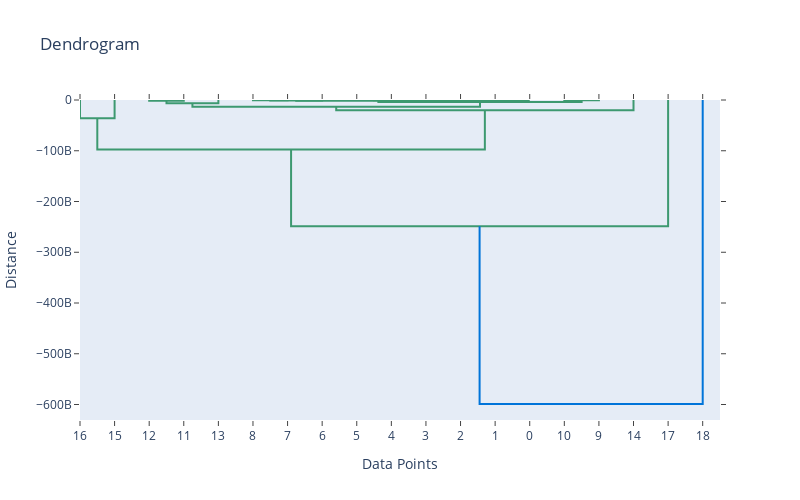

Here is the notebook cell this chart was saved with:
### Code cell
from scipy.cluster.hierarchy import dendrogram, linkage
from plotly.offline import iplot
import plotly.figure_factory as ff

Z = linkage(features, method='ward')
dendrogram = ff.create_dendrogram(Z, orientation='top')
dendrogram['layout'].update({'width': 800, 'height': 500, 'title': 'Dendrogram'})
dendrogram['layout']['xaxis'].update({'title': 'Data Points'})
dendrogram['layout']['yaxis'].update({'title': 'Distance'})

iplot(dendrogram)

### Figure 1 — Plotly figure (JSON) as saved in the notebook; plotly's stock layout.template omitted (floating-point values rounded to 4 significant figures)
{"data": [{"hoverinfo": "text", "marker": {"color": "rgb(61,153,112)"}, "mode": "lines", "type": "scatter", "x": [-35, -35, -45, -45], "xaxis": "x", "y": [0, -653600000.0, -653600000.0, 0], "yaxis": "y"}, {"hoverinfo": "text", "marker": {"color": "rgb(61,153,112)"}, "mode": "lines", "type": "scatter", "x": [-55, -55, -65, -65], "xaxis": "x", "y": [0, -151300000.0, -151300000.0, 0], "yaxis": "y"}, {"hoverinfo": "text", "marker": {"color": "rgb(61,153,112)"}, "mode": "lines", "type": "scatter", "x": [-75, -75, -85, -85], "xaxis": "x", "y": [0, -67230000.0, -67230000.0, 0], "yaxis": "y"}, {"hoverinfo": "text", "marker": {"color": "rgb(61,153,112)"}, "mode": "lines", "type": "scatter", "x": [-95, -95, -105, -105], "xaxis": "x", "y": [0, -99710000.0, -99710000.0, 0], "yaxis": "y"}, {"hoverinfo": "text", "marker": {"color": "rgb(61,153,112)"}, "mode": "lines", "type": "scatter", "x": [-80, -80, -100, -100], "xaxis": "x", "y": [-67230000.0, -261500000.0, -261500000.0, -99710000.0], "yaxis": "y"}, {"hoverinfo": "text", "marker": {"color": "rgb(61,153,112)"}, "mode": "lines", "type": "scatter", "x": [-60, -60, -90, -90], "xaxis": "x", "y": [-151300000.0, -528000000.0, -528000000.0, -261500000.0], "yaxis": "y"}, {"hoverinfo": "text", "marker": {"color": "rgb(61,153,112)"}, "mode": "lines", "type": "scatter", "x": [-125, -125, -135, -135], "xaxis": "x", "y": [0, -352800000.0, -352800000.0, 0], "yaxis": "y"}, {"hoverinfo": "text", "marker": {"color": "rgb(61,153,112)"}, "mode": "lines", "type": "scatter", "x": [-115, -115, -130, -130], "xaxis": "x", "y": [0, -745500000.0, -745500000.0, -352800000.0], "yaxis": "y"}, {"hoverinfo": "text", "marker": {"color": "rgb(61,153,112)"}, "mode": "lines", "type": "scatter", "x": [-75, -75, -122.5, -122.5], "xaxis": "x", "y": [-528000000.0, -1689000000.0, -1689000000.0, -745500000.0], "yaxis": "y"}, {"hoverinfo": "text", "marker": {"color": "rgb(61,153,112)"}, "mode": "lines", "type": "scatter", "x": [-40, -40, -98.75, -98.75], "xaxis": "x", "y": [-653600000.0, -4180000000.0, -4180000000.0, -1689000000.0], "yaxis": "y"}, {"hoverinfo": "text", "marker": {"color": "rgb(61,153,112)"}, "mode": "lines", "type": "scatter", "x": [-155, -155, -165, -165], "xaxis": "x", "y": [0, -1328000000.0, -1328000000.0, 0], "yaxis": "y"}, {"hoverinfo": "text", "marker": {"color": "rgb(61,153,112)"}, "mode": "lines", "type": "scatter", "x": [-145, -145, -160, -160], "xaxis": "x", "y": [0, -6645000000.0, -6645000000.0, -1328000000.0], "yaxis": "y"}, {"hoverinfo": "text", "marker": {"color": "rgb(61,153,112)"}, "mode": "lines", "type": "scatter", "x": [-69.38, -69.38, -152.5, -152.5], "xaxis": "x", "y": [-4180000000.0, -13090000000.0, -13090000000.0, -6645000000.0], "yaxis": "y"}, {"hoverinfo": "text", "marker": {"color": "rgb(61,153,112)"}, "mode": "lines", "type": "scatter", "x": [-25, -25, -110.9, -110.9], "xaxis": "x", "y": [0, -19990000000.0, -19990000000.0, -13090000000.0], "yaxis": "y"}, {"hoverinfo": "text", "marker": {"color": "rgb(61,153,112)"}, "mode": "lines", "type": "scatter", "x": [-175, -175, -185, -185], "xaxis": "x", "y": [0, -36020000000.0, -36020000000.0, 0], "yaxis": "y"}, {"hoverinfo": "text", "marker": {"color": "rgb(61,153,112)"}, "mode": "lines", "type": "scatter", "x": [-67.97, -67.97, -180, -180], "xaxis": "x", "y": [-19990000000.0, -97530000000.0, -97530000000.0, -36020000000.0], "yaxis": "y"}, {"hoverinfo": "text", "marker": {"color": "rgb(61,153,112)"}, "mode": "lines", "type": "scatter", "x": [-15, -15, -124.0, -124.0], "xaxis": "x", "y": [0, -248700000000.0, -248700000000.0, -97530000000.0], "yaxis": "y"}, {"hoverinfo": "text", "marker": {"color": "rgb(0,116,217)"}, "mode": "lines", "type": "scatter", "x": [-5, -5, -69.49, -69.49], "xaxis": "x", "y": [0, -599000000000.0, -599000000000.0, -248700000000.0], "yaxis": "y"}], "layout": {"autosize": false, "height": 500, "hovermode": "closest", "showlegend": false, "title": {"text": "Dendrogram"}, "width": 800, "xaxis": {"mirror": "allticks", "rangemode": "tozero", "showgrid": false, "showline": true, "showticklabels": true, "tickmode": "array", "ticks": "outside", "ticktext": ["18", "17", "14", "9", "10", "0", "1", "2", "3", "4", "5", "6", "7", "8", "13", "11", "12", "15", "16"], "tickvals": [-5, -15, -25, -35, -45, -55, -65, -75, -85, -95, -105, -115, -125, -135, -145, -155, -165, -175, -185], "title": {"text": "Data Points"}, "type": "linear", "zeroline": false}, "yaxis": {"mirror": "allticks", "rangemode": "tozero", "showgrid": false, "showline": true, "showticklabels": true, "ticks": "outside", "title": {"text": "Distance"}, "type": "linear", "zeroline": false}}}
